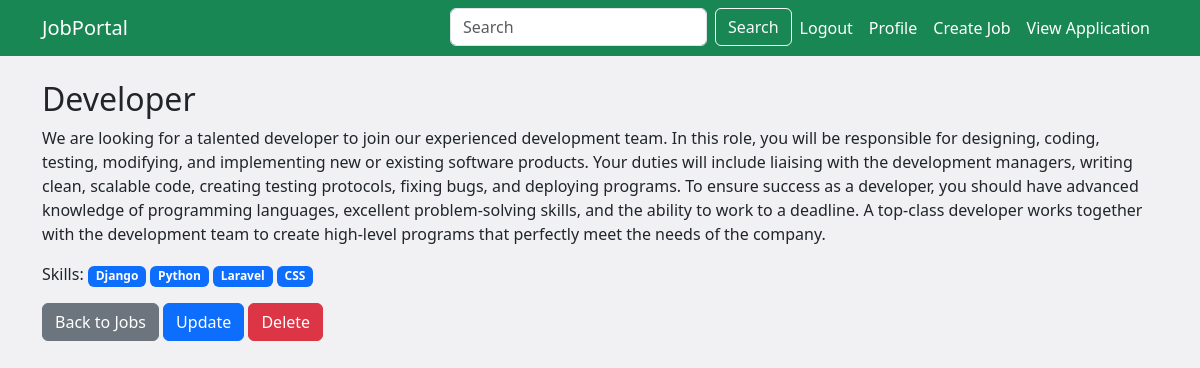
Screenshot of /details/2 (signed in) with the database file from the repository.
### app/models.py (models this page shows, shortened)
class JobPost(models.Model):
    recruiter = models.ForeignKey(CustomUser, on_delete=models.CASCADE)
    title = models.CharField(max_length=255)
    openings = models.PositiveIntegerField()
    category = models.ForeignKey(Category, on_delete=models.CASCADE)
    description = models.TextField()
    skill_set = models.ManyToManyField(Skills)
    posted_at = models.DateTimeField(auto_now_add=True)
    updated_at = models.DateTimeField(auto_now=True)

class Skills(models.Model):
    title = models.CharField(max_length=100, unique=True)

### app/views.py (the view)
# urls.py: path('details/<int:id>', views.job_details, name="job_details"),
@login_required(login_url='login')
def job_details(request,id):
    job = get_object_or_404(JobPost, id=id)
    return render(request,"jobdetails.html",{'job':job})

### app/templates/jobdetails.html (shortened to what this page needs)
{% extends 'base.html' %}
{% block content %}
    <div class="container mt-4">
        <h2>{{ job.title }}</h2>
        <p>{{ job.description }}</p>
        <div class="skills-badges">Skills:
            {% for skill in job.skill_set.all %}
                <p class="badge bg-primary">{{ skill.title }}</p>
            {% endfor %}
        </div>
        <a href="{% url 'job_list' %}" class="btn btn-secondary">Back to Jobs</a>
        {% if user.is_authenticated and user.user_type == 'recruiter' %}
        <a href="{% url 'job_update' id=job.id %}" class="btn btn-primary">Update</a>
        <a href="{% url 'delete_job' id=job.id %}" class="btn btn-danger">Delete</a>
        {% endif %}
    </div>
{% endblock %}

### rows the page displays
JobPost: title "Developer", description "We are looking for a talented developer to join our experienced development team. In this role, you will be responsible for designing, coding, testing, modifying, and implementing new or existing software products. Your duties will include liaising with the development managers, writing clean, scalable code, creating testing protocols, fixing bugs, and deploying programs. To ensure success as a developer, you should have advanced knowledge of programming languages, excellent problem-solving skills, and the ability to work to a deadline. A top-class developer works together with the development team to create high-level programs that perfectly meet the needs of the company."
Skills: title "Django"
Skills: title "Python"
Skills: title "Laravel"
Skills: title "CSS"
